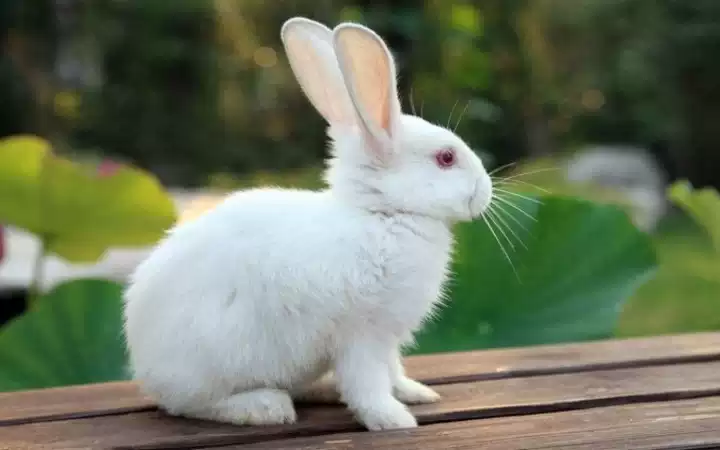
#> input picture image/rbt.jpg, 720 x 450 px
$ jupyter execute '雜訊與模糊.ipynb'
#> lines starting #> are read from the running program, lines starting #| are printed output that depends on the picture
#> further down, src is the input picture: shape (450, 720, 3); mean B, G, R 96.1, 118.6, 109.7
[cell 1]
import cv2 as cv
import numpy as np
import matplotlib.pyplot as plt

[cell 2]
def print_img(img, label=""):
    # 顯示圖片用
    plt.imshow(img, cmap=plt.cm.gray)
    plt.xticks([])
    plt.yticks([])
    plt.ylabel(label)
    plt.xlabel("type:{}, shape:{}".format(img.dtype, img.shape))
    plt.show()

[cell 3]
def rd_noise(img, th=0.1):
    '''
    隨機雜訊

    img      = 圖像
    th       = 雜訊佔比
    '''
#> called with th = 0.1
    output = np.array(img, dtype=np.uint8)
# [5 lines of commented-out code are left out]
    r = np.random.rand(*img.shape)
    rcolor = np.random.randint(0, 255, img.shape)
    output[r < th] = rcolor[r < th]
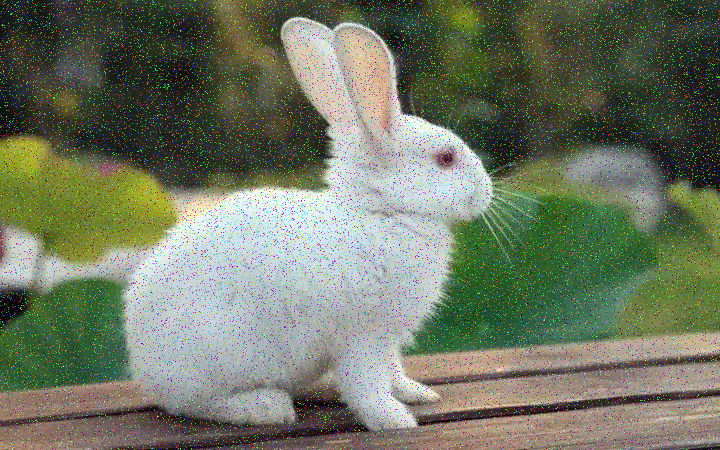
#> output: shape (450, 720, 3); mean B, G, R 99.2, 119.5, 111.4
    return output

def sp_noise(img, th=0.1):
    '''
    椒鹽雜訊

    img      = 圖像
    th       = 雜訊佔比
    '''
#> called with th = 0.1
    output = np.array(img, dtype=np.uint8)
# [7 lines of commented-out code are left out]
    r = np.random.rand(*img.shape)
    output[r < (th*0.5)] = 0
    output[r > (1 - (th*0.5))] = 255
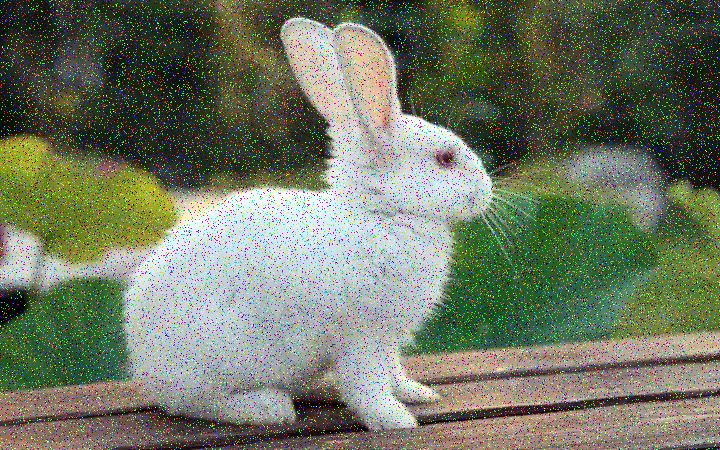
#> output: shape (450, 720, 3); mean B, G, R 99.1, 119.5, 111.4
    return output

def gs_noise(img, mean=0, var=0.01):
    '''
    高斯雜訊

    img      = 圖像
    mean     = 均值
    var      = 方差
    '''
#> called with mean = 0, var = 0.01
    output = np.array(img, dtype=np.float32) / 255
    noise = np.random.normal(mean, var**0.5, img.shape)
    output = (output + noise) * 255
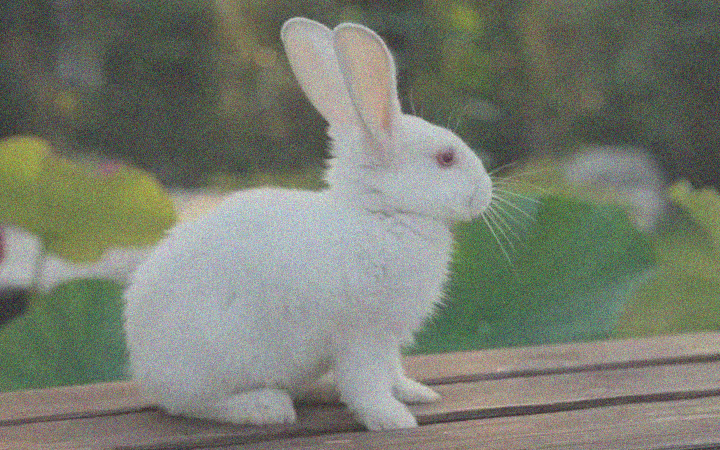
#> output: shape (450, 720, 3) float64; mean B, G, R 96.1, 118.6, 109.7; drawn with min black and max white
    output[output<0] = 0
    output[output>255] = 255
    return np.uint8(output)

[cell 4]
src = cv.imread('../image/rbt.jpg')
nsrc = {
    "src": src,
    "r" : rd_noise(src),
    "s/p" : sp_noise(src),
    "g" : gs_noise(src),
    "s/p+g": gs_noise(sp_noise(src)),
}
#> call 2 of sp_noise, with th = 0.1
#> in sp_noise (call 2), `output[r > (1 - (th*0.5))] = 255`:
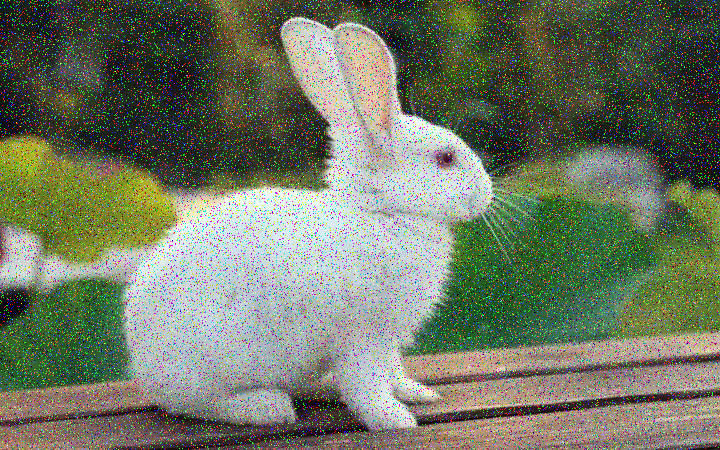
#> output: shape (450, 720, 3); mean B, G, R 99.2, 119.4, 111.4
#> call 2 of gs_noise, with mean = 0, var = 0.01
#> in gs_noise (call 2), `output = (output + noise) * 255`:
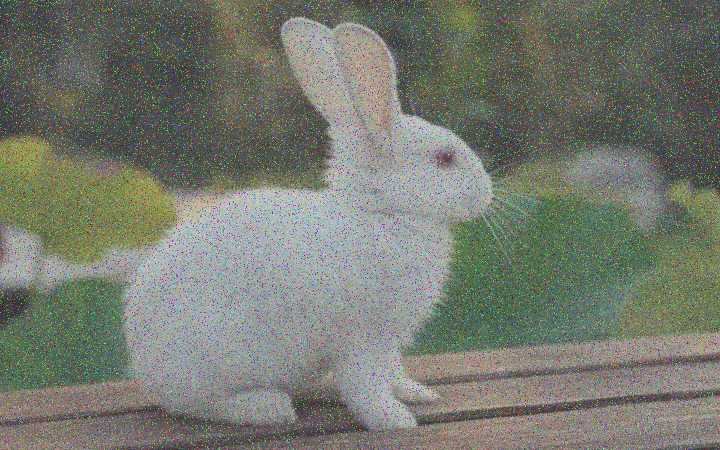
#> output: shape (450, 720, 3) float64; mean B, G, R 99.2, 119.4, 111.4; drawn with min black and max white
#> in gs_noise (call 2), `output[output>255] = 255`:
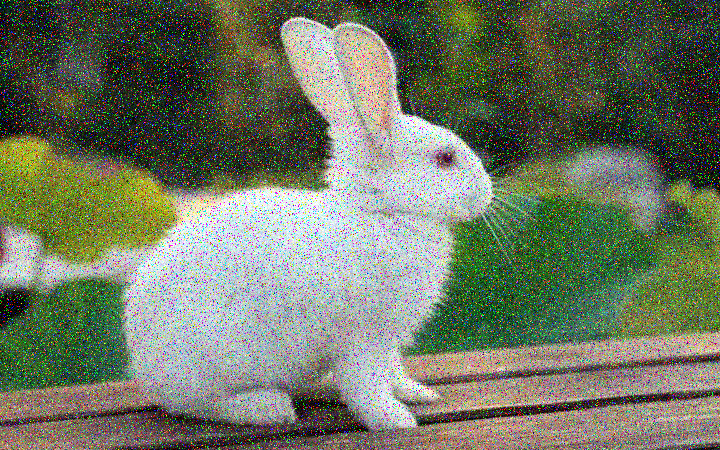
#> output: shape (450, 720, 3) float64; mean B, G, R 99.6, 119.4, 111.6
for k, v in nsrc.items():
    print_img(v, k)
#> this loop made 5 passes
#> k on passes 1 to 5: 'src', 'r', 's/p', 'g', 's/p+g'

[cell 5]
ngray = {}
for k, v in nsrc.items():
    ngray[k] = cv.cvtColor(v, cv.COLOR_RGB2GRAY)
    print_img(ngray[k], 'gray_' + k)
#> this loop made 5 passes
#> pass 1, in print_img (call 6), `plt.show()`:
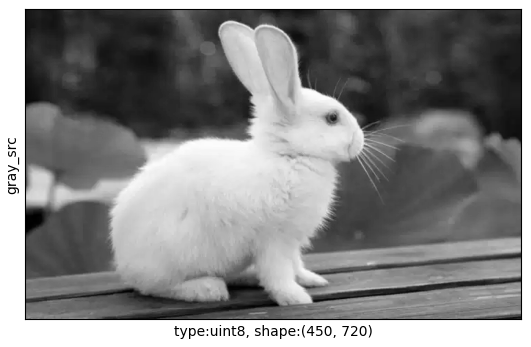
#> figure drawn by matplotlib, 1 panel
#> pass 2, in print_img (call 7), `plt.show()`:
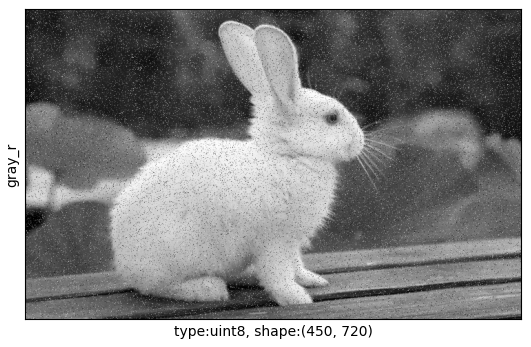
#> figure drawn by matplotlib, 1 panel
#> after the loop, ngray = 5 items

# 均值模糊
* 不錯的抑制雜訊
* filter過大會讓圖像特徵模糊

[cell 6]
# [6 lines of commented-out code are left out]
for k, v in ngray.items():
    xyblur = cv.blur(v, (7, 7))
    print_img(xyblur, 'blur_' + k)
#> this loop made 5 passes
#> pass 1, `xyblur = cv.blur(v, (7, 7))`:
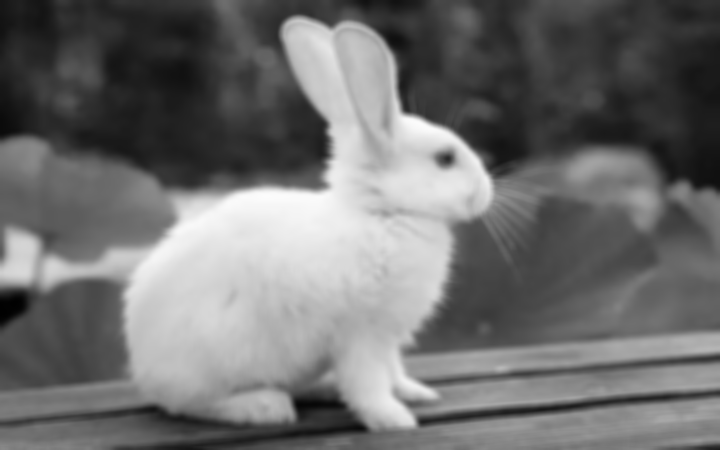
#> xyblur: shape (450, 720); min 1, max 252, mean 110.9

# 中值模糊
* 對隨機雜訊及椒鹽雜訊有很好的效果
* filter過大會對細節有影響

[cell 7]
# 中值模糊
for k, v in ngray.items():
    mblur = cv.medianBlur(v, 7, 7)
    print_img(mblur, 'medianBlur_' + k)

# 高斯模糊
* 可消除高斯雜訊
* 與均值模糊相比保留更多細節
* 邊緣有可能會消失

[cell 8]
# 高斯模糊
for k, v in ngray.items():
    gblur = cv.GaussianBlur(v, (7, 7), 0)
    print_img(gblur, 'GaussianBlur_' + k)
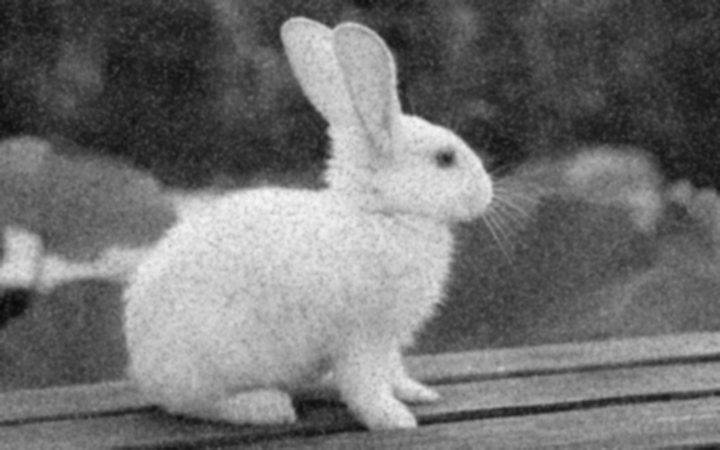
#> gblur: shape (450, 720); min 7, max 245, mean 112.1

# 雙邊濾波
* 可消除高斯雜訊
* 保留邊緣
* 高頻雜訊會被保留

[cell 9]
# 雙邊濾波
for k, v in ngray.items():
    bblur = cv.bilateralFilter(v, 0, 100, 3)
    print_img(bblur, 'bilateralFilter_' + k)
